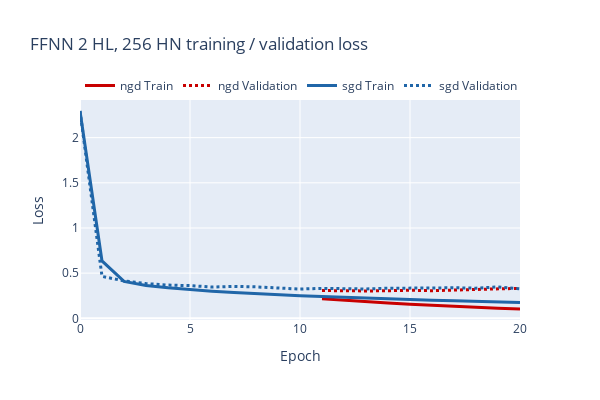

Notebook code for this chart:
### Code cell
# Display training / val data for all models for NGD / SGD

loss_figures = {}

for title in models.keys():
    loss_fig = go.Figure()
    color_index = 0
    for optim in optimizers:
        color = color_cycle[color_index % len(color_cycle)]
        color_index += 1
        loss_fig.add_trace(go.Scatter(
            x=np.arange(0, hp["num_epochs"]+1),
            y=train_losses[title][optim],
            mode="lines",
            line=dict(color=color, width=3),
            name=f"{optim} Train",
        ))

        loss_fig.add_trace(go.Scatter(
            x=np.arange(0, hp["num_epochs"]+1),
            y=val_losses[title][optim],
            mode="lines",
            line=dict(color=color, dash='dot', width=3),
            name=f"{optim} Validation",
        ))
        
    loss_fig.update_layout(
        title=f"{title} training / validation loss",
        xaxis_title="Epoch",
        yaxis_title="Loss",
        xaxis=dict(
            tickmode='linear',
            tick0=0,
            dtick=5,
        ),
        yaxis_type="linear",
        yaxis=dict(
        type="linear",
        range=[0, None],  # Start at 0, automatic upper limit
        ),
        width=600,
        height=400,
        legend=dict(
            x=0,
            y=1,
            xanchor='left',
            yanchor='bottom',
            orientation='h',
        ),
    )
    loss_figures[title] = loss_fig
    loss_fig.show()

### Figure 1 — Plotly figure (JSON) as saved in the notebook; plotly's stock layout.template omitted (floating-point values rounded to 4 significant figures)
{"data": [{"line": {"color": "rgb(200, 0, 0)", "width": 3}, "mode": "lines", "name": "ngd Train", "type": "scatter", "x": [0, 1, 2, 3, 4, 5, 6, 7, 8, 9, 10, 11, 12, 13, 14, 15, 16, 17, 18, 19, 20], "y": [null, null, null, null, null, null, null, null, null, null, null, 0.2173, 0.1989, 0.1837, 0.1702, 0.1566, 0.1433, 0.1312, 0.12, 0.1112, 0.1031]}, {"line": {"color": "rgb(200, 0, 0)", "dash": "dot", "width": 3}, "mode": "lines", "name": "ngd Validation", "type": "scatter", "x": [0, 1, 2, 3, 4, 5, 6, 7, 8, 9, 10, 11, 12, 13, 14, 15, 16, 17, 18, 19, 20], "y": [null, null, null, null, null, null, null, null, null, null, null, 0.3077, 0.3011, 0.3029, 0.3054, 0.3106, 0.3058, 0.3134, 0.3191, 0.321, 0.3323]}, {"line": {"color": "rgb(32, 102, 168)", "width": 3}, "mode": "lines", "name": "sgd Train", "type": "scatter", "x": [0, 1, 2, 3, 4, 5, 6, 7, 8, 9, 10, 11, 12, 13, 14, 15, 16, 17, 18, 19, 20], "y": [2.294, 0.6353, 0.4081, 0.3641, 0.3385, 0.3173, 0.3, 0.2858, 0.2723, 0.261, 0.2502, 0.2409, 0.2314, 0.2245, 0.2148, 0.2091, 0.2005, 0.1936, 0.1883, 0.1809, 0.1737]}, {"line": {"color": "rgb(32, 102, 168)", "dash": "dot", "width": 3}, "mode": "lines", "name": "sgd Validation", "type": "scatter", "x": [0, 1, 2, 3, 4, 5, 6, 7, 8, 9, 10, 11, 12, 13, 14, 15, 16, 17, 18, 19, 20], "y": [2.295, 0.4644, 0.4143, 0.3841, 0.368, 0.3621, 0.346, 0.3535, 0.348, 0.3381, 0.3238, 0.3316, 0.3259, 0.3248, 0.333, 0.3301, 0.3352, 0.3387, 0.3338, 0.3471, 0.3254]}], "layout": {"height": 400, "legend": {"orientation": "h", "x": 0, "xanchor": "left", "y": 1, "yanchor": "bottom"}, "title": {"text": "FFNN 2 HL, 256 HN training / validation loss"}, "width": 600, "xaxis": {"dtick": 5, "tick0": 0, "tickmode": "linear", "title": {"text": "Epoch"}}, "yaxis": {"range": [0, null], "title": {"text": "Loss"}, "type": "linear"}}}
